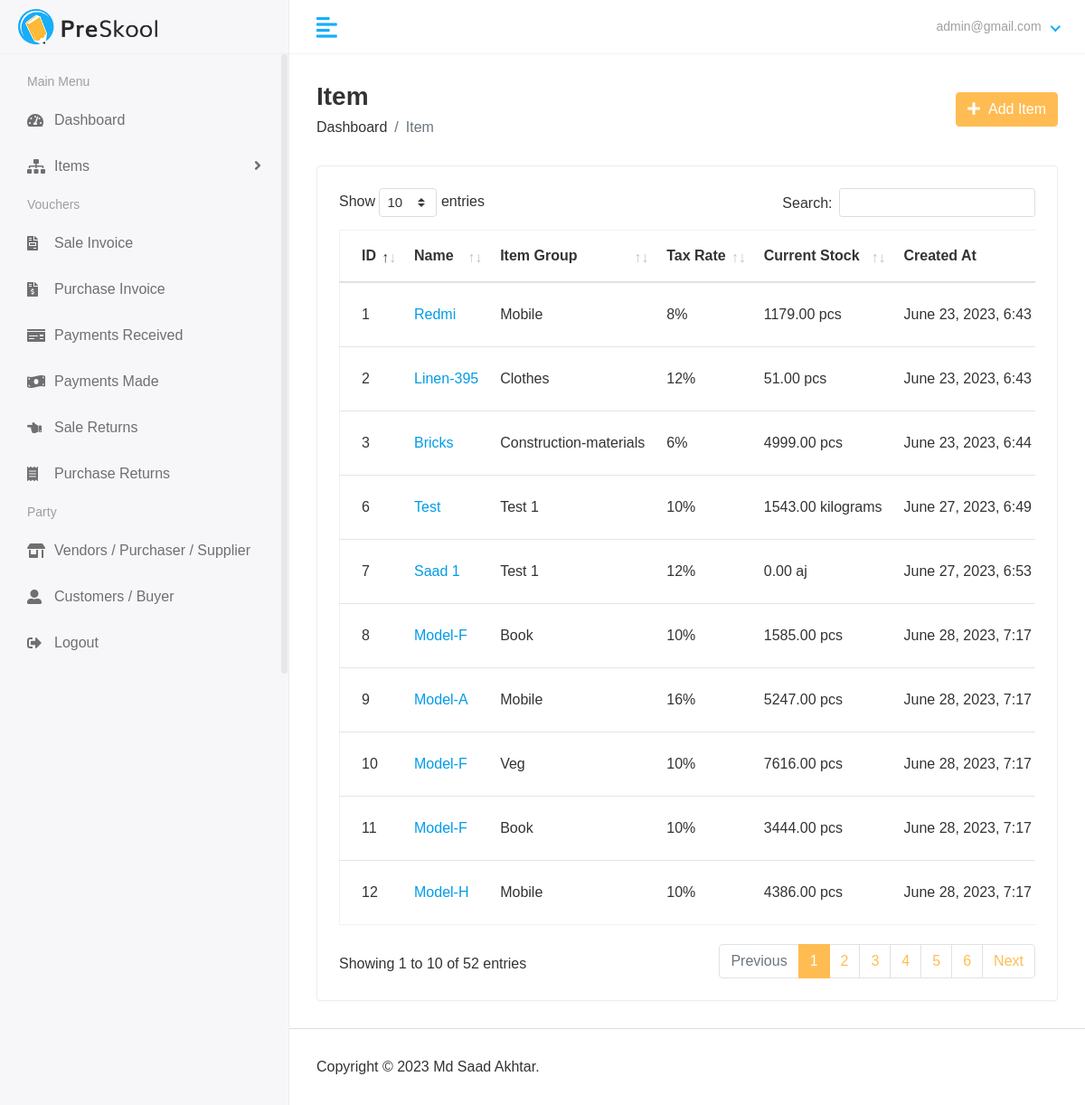
Page /finance/view_items/ (signed in) on the earlier database version.
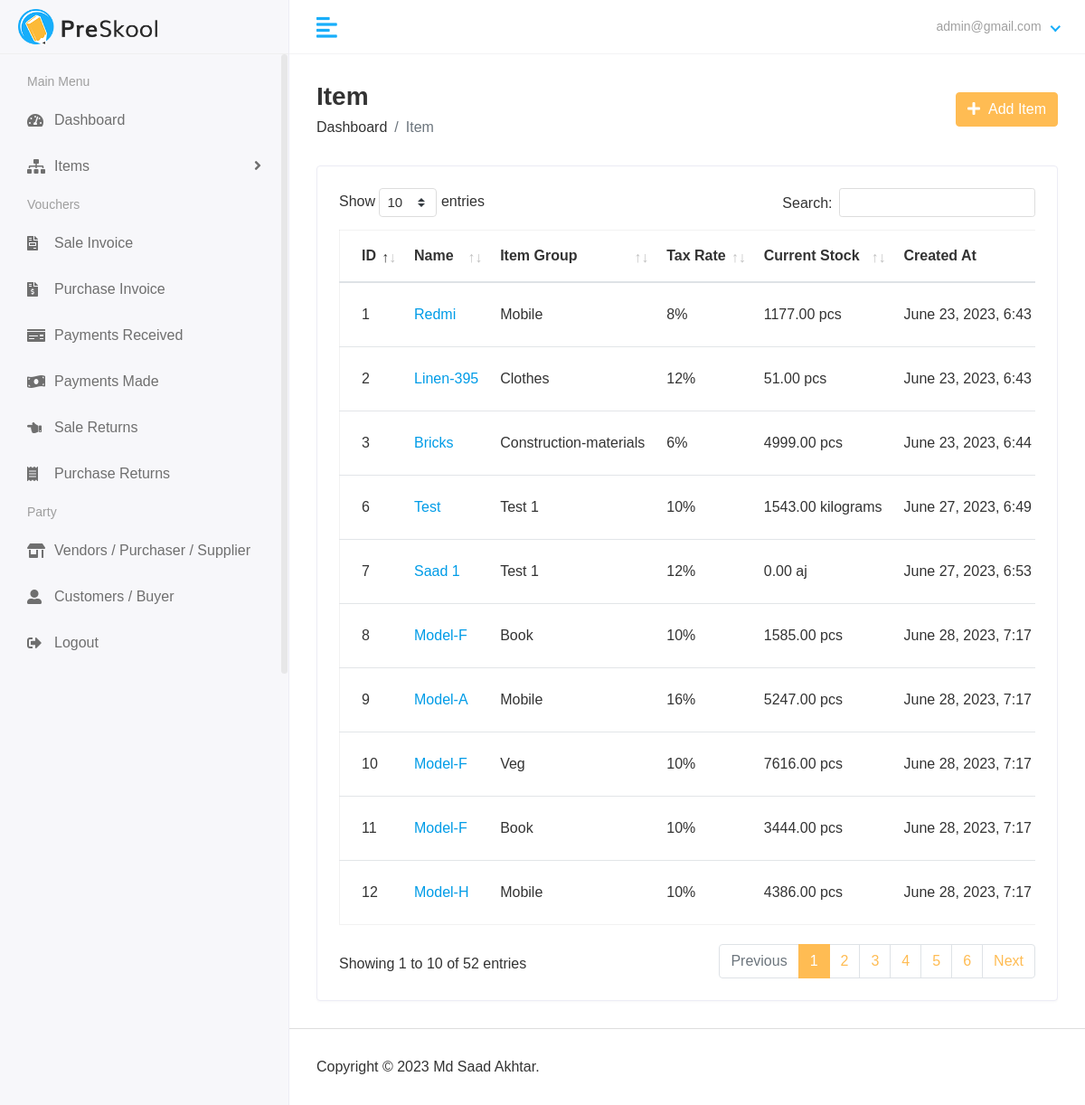
Same page on the later database version.
### finance/models.py (models this page shows, shortened)
class Item(models.Model):
    name = models.CharField(_("name"), max_length=50)
    image = models.ImageField(upload_to="media/item_images",null=True)
    item_group = models.ForeignKey(ItemGroup,on_delete=models.CASCADE)
    hsn_code = models.IntegerField()
    unit = models.CharField(max_length=10)
    unit_plural = models.CharField(max_length=10)
    state_tax_rate = models.IntegerField()
    central_tax_rate = models.IntegerField(default=0)
    integrated_tax_rate = models.IntegerField(default=0)
    current_stock = models.DecimalField(max_digits=10, decimal_places=2)
    rate_change_system = models.IntegerField(choices=RATE_CHANGE_CHOICES,default=2)
    rate = models.DecimalField(max_digits=10, decimal_places=2,default=0)
    min_stock = models.DecimalField(max_digits=10, decimal_places=2,default=decimal.Decimal(0))
    created_at = models.DateTimeField(auto_now_add=True,null = True)
    updated_at = models.DateTimeField(auto_now_add=True,null = True)
    changed_by_user = models.ForeignKey(CustomUser,null=True,on_delete=models.PROTECT)

class ItemGroup(models.Model):
    name = models.CharField(_("name"), max_length=50)
    brand = models.CharField(_("brand"), max_length=50)
    tax_preference = models.IntegerField(choices=TAX_PREFERENCE,default=1)
    inventory = models.IntegerField(choices=INVENTORY_TYPE,default=1)
    created_at = models.DateTimeField(auto_now_add=True,null = True)
    updated_at = models.DateTimeField(auto_now_add=True,null = True)
    changed_by_user = models.ForeignKey(CustomUser,null=True,on_delete=models.PROTECT)

### finance/views.py (the view)
# urls.py: path('view_items/',views.view_items,name="view_items"),
@login_required(login_url="account_login")
def view_items(request):
    if not request.user.has_perm('finance.view_item'):
        return HttpResponse("Permission Error. Sorry You are not authorised to visit this page")
    items = Item.objects.all()
    context = {
        "items":items
    }
    return render(request,"hod/view_items.html", context)

### accounts/models.py (called while the page is built)
    def __str__(self):
        return self.email

### finance/templates/hod/view_items.html (shortened to what this page needs)
{% extends 'base.html' %} {% block content %}
<div class="main-wrapper">
  <div class="page-wrapper">
    <div class="content container-fluid">
      <div class="page-header">
        <div class="row align-items-center">
          <div class="col">
            <h3 class="page-title">Item</h3>
            <ul class="breadcrumb">
              <li class="breadcrumb-item">
                <a href="{% url 'finance_dashboard' %}">Dashboard</a>
              </li>
              <li class="breadcrumb-item active">Item</li>
            </ul>
          </div>
          <div class="col-auto text-right float-right ml-auto">
            <a href="{% url 'add_items' %}" class="btn btn-primary"
              ><i class="fas fa-plus"></i> &nbsp;Add Item
            </a>
          </div>
        </div>
      </div>
      <div class="row">
        <div class="col-sm-12">
          <div class="card card-table">
            <div class="card-body">
              <div class="table-responsive">
                <table id="table_id" class="table table-hover table-center mb-0">
                    <thead>
                      <tr>
                        <th>ID</th>
                        <th>Name</th>
                        <th>Item Group</th>
                        <th>Tax Rate</th>
                        <th>Current Stock</th>
                        <th>Created At</th>
                      </tr>
                    </thead>
                    <tbody>
                      {% for i in items %}
                      <tr>
                        <td>{{i.id}}</td>
                        <td><a href="{% url 'view_items_id' i.id %}">{{i.name}}</a></td>
                        <td>{{i.item_group.name}}</td>
                        <td>{{i.state_tax_rate}}%</td>
                        <td>{{i.current_stock}}
                            {% if i.current_stock == 1  %}
                                {{i.unit}}
                            {% elif i.current_stock == 0 %}
                                {{i.unit}}
                            {% else %}
                                {{i.unit_plural}}
                            {% endif %}
                        </td>
                        <td>{{i.created_at}}</td>
                      </tr>
                      {% endfor %}
                    </tbody>
                  </table>
              </div>
            </div>
          </div>
        </div>
      </div>
    </div>
    {% endblock content %}

Differences in the rows shown:
changed Item "Redmi": current_stock "1179.00" → "1177.00"
